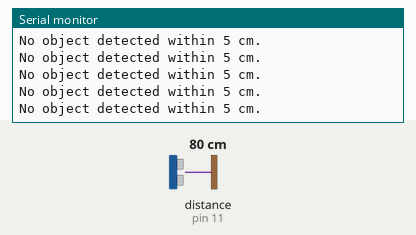
This sketch was run on a simulated Arduino Uno, built with avr-gcc and run on an emulated ATmega328P. Parts: the last lines printed to the serial monitor. Wiring (inferred from the names in the program): ultrasonic range finder: trigger pin 12; echo pin 11. The test bench sets the inputs (shaded band); at power-on: distance to the obstacle (sensor on pin 11) 80 cm. The echo pulse lasts 58.3 µs per cm.

Above: at 1.2 s.
1.3 s: distance to the obstacle (sensor on pin 11) set to 2 cm
At 1.38 s:
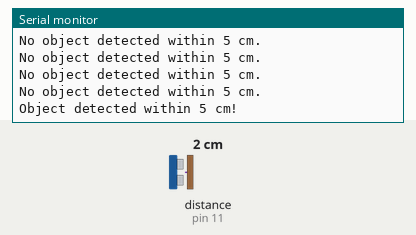
3.2 s: distance to the obstacle (sensor on pin 11) set to 250 cm
At 3.3 s:
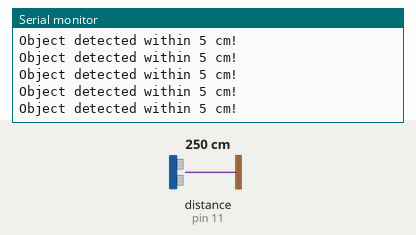

Measured:
- after the input at 1.3 s, the serial monitor: prints a new line after 0.07 s (image 1)

The sketch:

testing.ino
```cpp
#define PIN_SONIC_TRIGGER 12
#define PIN_SONIC_PULSE   11

void setup() {
  Serial.begin(9600);

  pinMode(PIN_SONIC_TRIGGER, OUTPUT);
  pinMode(PIN_SONIC_PULSE, INPUT);

  digitalWrite(PIN_SONIC_TRIGGER, LOW);
}

void loop() {
  long duration, distance;

  digitalWrite(PIN_SONIC_TRIGGER, HIGH);
  delayMicroseconds(10);
  digitalWrite(PIN_SONIC_TRIGGER, LOW);

  duration = pulseIn(PIN_SONIC_PULSE, HIGH);

  distance = duration * 0.034 / 2;

  if (distance > 0 && distance <= 5) {
    Serial.println("Object detected within 5 cm!");
  } else {
    Serial.println("No object detected within 5 cm.");
  }

  delay(100);
}
```
